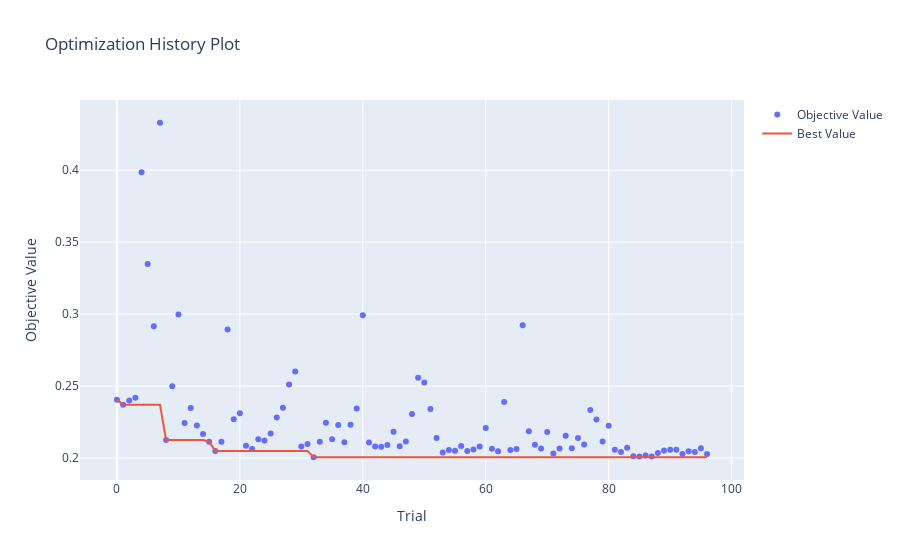

The notebook cell this image was saved under:
### Code cell
optuna.visualization.plot_optimization_history(xgb_study)
